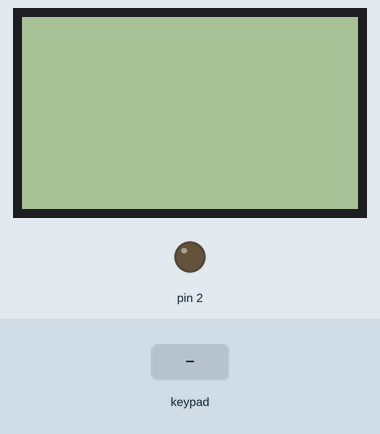
A sketch run on a simulated Arduino Uno, built with avr-gcc and run on an emulated ATmega328P. On the bench: 84×48 one-colour display, output pins drawn as LEDs (lit = HIGH). Dashed ring = blinking. The test bench sets the inputs (shaded band). What the sketch prints to the serial monitor is not drawn.

Above: at 2.2 s.
2.3 s: keypad keys 1 4 1 5 1 6 1 7 pressed 0.4 s apart
At 2.51 s:
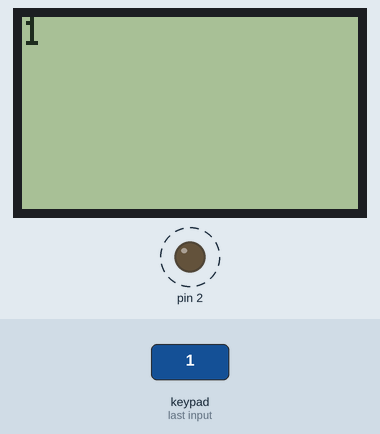
7.0 s: key 'A' pressed
At 7.5 s:
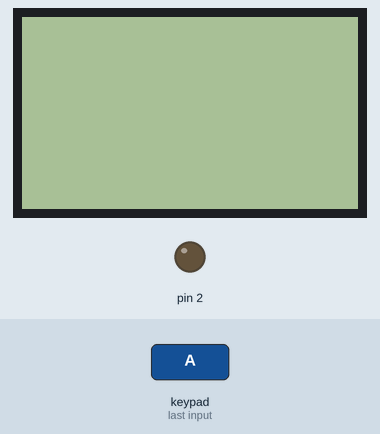
8.5 s: key 'B' pressed
At 9.7 s:
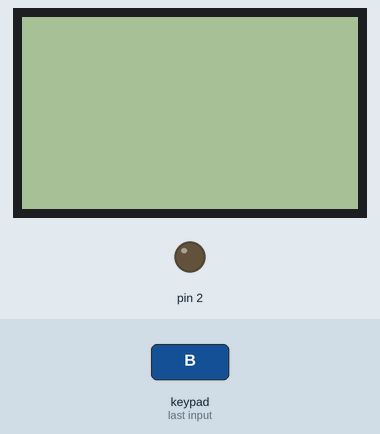
10.0 s: keypad keys 1 4 1 5 1 6 1 7 # pressed 0.4 s apart
At 13.5 s:
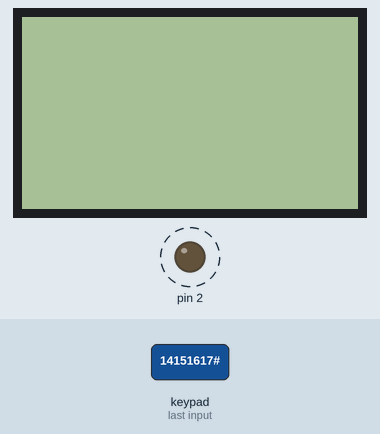
15.1 s: key 'C' pressed
At 16.0 s:
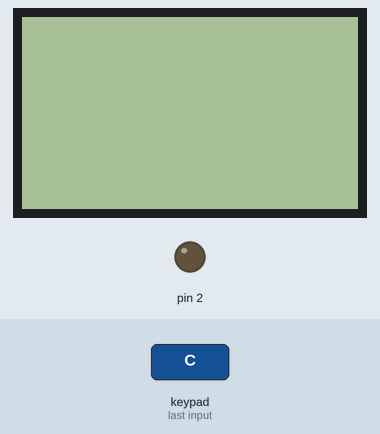
16.6 s: keypad keys 1 4 1 5 1 6 1 7 * pressed 0.4 s apart
At 16.82 s:
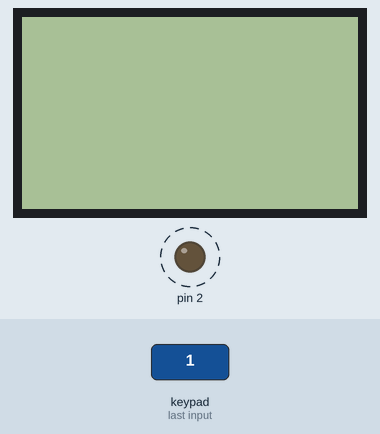
Timing chart, 0 to 21.3 s (numbered marks = the images above; inputs shaded):
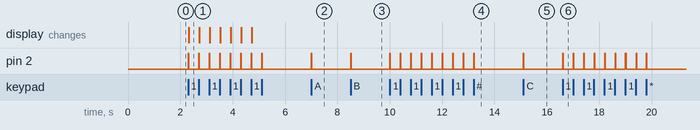

Measured:
- after the input at 2.3 s, pin 2: alternates HIGH for 0.02 s and LOW for 0.38 s, 16 changes in all, then stays LOW, starting at once; the display: changes at once (image 1)
- after the input at 7.0 s, pin 2: LOW → HIGH at once, → LOW 0.02 s later
- after the input at 8.5 s, pin 2: LOW → HIGH at once, → LOW 0.02 s later
- after the input at 10.0 s, pin 2: alternates HIGH for 0.02 s and LOW for 0.38 s, 18 changes in all, then stays LOW, starting at once
- after the input at 15.1 s, pin 2: LOW → HIGH at once, → LOW 0.02 s later
- after the input at 16.6 s, pin 2: alternates HIGH for 0.02 s and LOW for 0.38 s, 18 changes in all, then stays LOW, starting at once

The sketch:

Calculator.ino
```cpp
////////////////////////////////////////////////////////////////////////
// pin 14-17 for keyboared
//
// pin 7 - Serial clock out (SCLK)
// pin 6 - Serial data out (DIN)
// pin 5 - Data/Command select (D/C)
// pin 4 - LCD chip select (CS)
// pin 3 - LCD reset (RST)
////////////////////////////////////////////////////////////////////////
#include <SPI.h>
#include <Adafruit_GFX.h>
#include <Adafruit_PCD8544.h>
#include <Keypad.h>

Adafruit_PCD8544 display = Adafruit_PCD8544(7, 6, 5, 4, 3);

#define NUMFLAKES 10
#define XPOS 0
#define YPOS 1
#define DELTAY 2


#define LOGO16_GLCD_HEIGHT 16
#define LOGO16_GLCD_WIDTH  16

const byte ROWS = 4; //four rows
const byte COLS = 4; //four columns
//define the cymbols on the buttons of the keypads
char hexaKeys[ROWS][COLS] = {
  {'1','2','3','A'},
  {'4','5','6','B'},
  {'7','8','9','C'},
  {'*','0','#','D'}
};
byte rowPins[ROWS] = {14, 15, 16, 17}; //connect to the row pinouts of the keypad
byte colPins[COLS] = {18, 19, 20, 21}; //connect to the column pinouts of the keypad

//initialize an instance of class NewKeypad
Keypad customKeypad = Keypad( makeKeymap(hexaKeys), rowPins, colPins, ROWS, COLS);


long long int monitorData[3];

void setup(){
  Serial.begin(9600);

  pinMode(2,OUTPUT);

  display.begin();
  display.setContrast(50);
  display.clearDisplay();
  delay(1000);
  conf();
  monitorData[0] = 0;
}


void loop(){
  static int change = 0;
  static int state = 0;
  static int op = 0;
  char input = customKeypad.getKey();

  digitalWrite(2,LOW);

  if (input){
    digitalWrite(2,HIGH);

    change = 1;
    Serial.println(input);
    if(state == 0){
      if(input == '*'){
        state= 0;
        monitorData[0]= 0;
        monitorData[1]= 0;
        monitorData[2]= 0;
        display.clearDisplay();
        display.display();
        change = 0;      }

      if('0' <= input && input <= '9'){
        if(monitorData[0] < 9999999){
          monitorData[0] = monitorData[0]*10 + (input - '0');
        }
      }
      else
        if('A' <= input && input <= 'D'){
          op = input - 'A';
          Serial.print("OP");
          state = 1;
        }
    }

    else if (state == 1){
      if(input == '*'){
        state= 0;
        monitorData[0]= 0;
        monitorData[1]= 0;
        monitorData[2]= 0;
        display.clearDisplay();
        display.display();
        change = 0;      }

      if('0' <= input && input <= '9')
        if(monitorData[1] < 999999999)
          monitorData[1] = monitorData[1]*10 + (input - '0');

      if(input == '#'){
        state = 2;
        if(op == 0){
          monitorData[2] = monitorData[0] + monitorData[1];
        }

        if(op == 1){
          monitorData[2] = monitorData[0] - monitorData[1];
        }

        if(op == 2){
          monitorData[2] = monitorData[0] * monitorData[1];
        }

        if(op == 3){
          if(monitorData[1])
            monitorData[2] = monitorData[0] / monitorData[1];

          else
            monitorData[2] = 0;
        }

      }


    }

    else if (state == 2)
      if(input == '*'){
        state= 0;
        monitorData[0]= 0;
        monitorData[1]= 0;
        monitorData[2]= 0;
        display.clearDisplay();
        display.display();
        change = 0;      }
  }

  if (change){
    display.clearDisplay();
    for(int i=0; i<=state; i++)
      printlnInteger(monitorData[i]);
    display.display();
    change = 0;
  }
}


void conf(){
  display.setTextSize(1);
  display.setTextColor(BLACK);
  display.setCursor(0,0);
}

 void printlnInteger(long long int x){
  int arr[20];
  int arrn=0;

  if(x < 0){
    x=-x;
    display.write('-');
  }

  do{
    arr[arrn++] = (x%10) + 48;
    x/=10;
  }while(x);

  while(arrn--)
    display.write(arr[arrn]);

  display.write('\n');
 }
```
